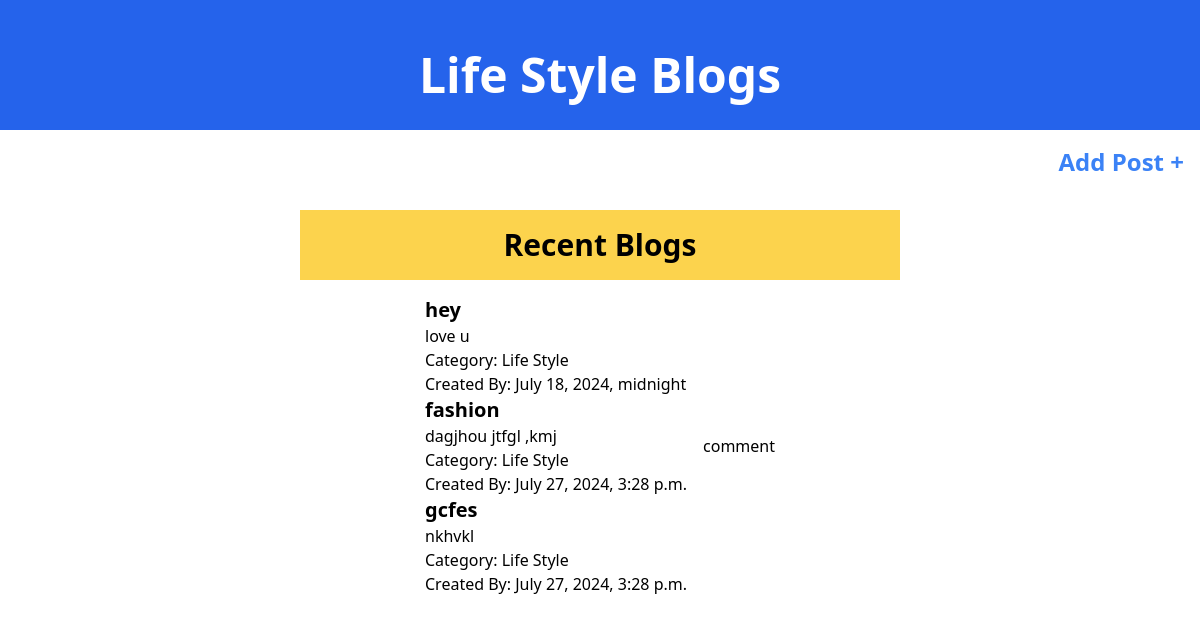
The page / on the database its author committed.
### blog/models.py (models this page shows)
class Post(models.Model):
    title = models.CharField( max_length=200)
    content = models.TextField()
    created_by = models.DateTimeField()
    category = models.ForeignKey(Category, related_name='posts', on_delete=models.CASCADE)

class Category(models.Model):
    name = models.CharField(max_length=50)

### blog/views.py (the view)
# urls.py: path('', views.Home, name ='home'),
def Home(request):
    if request.method == 'GET':
        all_posts = Post.objects.all()
        return render(request, 'blog.html', {'all_posts' : all_posts})

### templates/blog.html
{% extends "base.html" %}
{% block blog %}
    <div>
        <div class="w-full flex items-center justify-center bg-blue-600" style="height: 130px;">
            <h1 class="text-center text-5xl font-bold mt-5 text-white"> Life Style Blogs </h1>
        </div>
        <div class="text-right mt-4">
            <a href = "{% url 'addpost' %}" class="text-2xl font-bold  mr-4 text-blue-500"> Add Post + </a>
        </div>
        <div class="flex flex-col items-center justify-center mt-8">
            <div class="w-1/2 flex items-center justify-center bg-yellow-300" style="height: 70px;">
                <h2 class="text-3xl font-bold"> Recent Blogs </h2>
            </div>
            <div class="flex items-center justify-center mt-4">
                {% if all_posts %}
                    <ul>
                        {% for post in all_posts %}
                            <li>
                                <h3 class="text-xl font-bold">{{ post.title }}</h3>
                                <p>{{ post.content }}</p>
                                <p>Category: {{ post.category.name }}</p>
                                <p>Created By: {{ post.created_by }}</p>
                            </li>
                        {% endfor %}
                    </ul>
                {% else %}
                    <p>No posts available.</p>
                {% endif %}
                <p class="ml-4 text-black-500"> comment </p>
            </div>
        </div>
    </div>
{% endblock %}

### templates/base.html (shortened to what this page needs)
<!DOCTYPE html>
<html>
<head>
    <link href="https://cdn.jsdelivr.net/npm/tailwindcss@2.2.19/dist/tailwind.min.css" rel="stylesheet">
</head>
<body>
    <div >
        {% block blog %}
        {% endblock %}
    </div>
</body>
</html>

### rows shown on the page
Post: title "hey", content "love u", category.name "Life Style", created_by "July 18, 2024, midnight"
Post: title "fashion", content "dagjhou jtfgl ,kmj", category.name "Life Style", created_by "July 27, 2024, 3:28 p.m."
Post: title "gcfes", content "nkhvkl", category.name "Life Style", created_by "July 27, 2024, 3:28 p.m."
